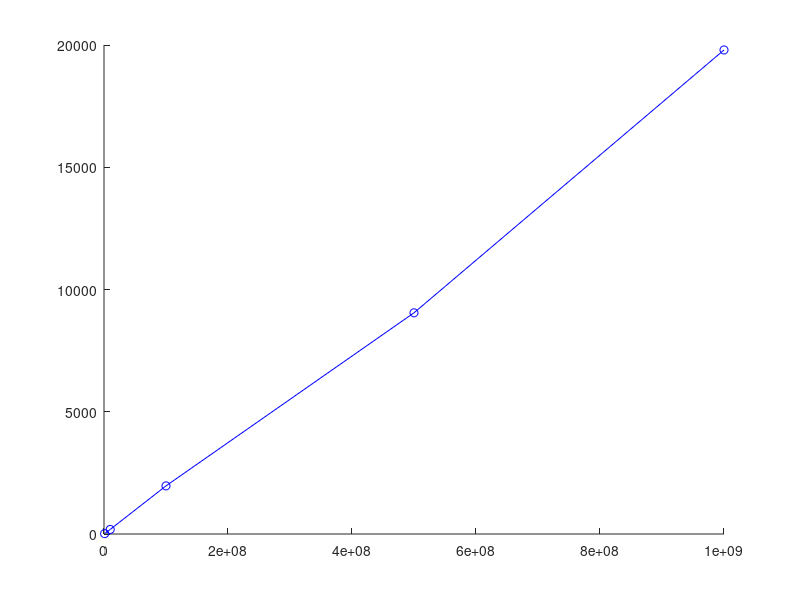

Recreate this plot in MATLAB.
% Graphing accessory for Runtime exploration

% Start by chaing the values in the array to those that you used. My 
% example shows 4 different values of n, with 4 corresponding runtimes
% output by the Java program.

% First, an array of values of n that you chose. For example:
n = [1E6, 1E7, 1E8, 5E8, 1E9]

% Then, an array of runtimes that you found. For example:
runtimes = [16, 187, 1968, 9047, 19797]

% Then, Matlab's plotting functions. It takes 2 to make a pretty graph:
hold on
plot(n, runtimes, 'b-') % plots the lines in blue (b)
plot(n, runtimes, 'bo') % plots the points

% You can add another plot to the same graph if you want. (No need to,
% though.)

% n2 = [1E8, 3E8, 7E8, 1E9]
% runtimes2 = [4000, 5000, 6000, 7000]
% plot(n2, runtimes2, 'r-')
% plot(n2, runtimes2, 'ro')

% And so on...

% Save a copy of the graph by choosing the graph's File/Save-as option.
% png is a nice file format to use because it is compressed, but loses 
% no info, unlike jpg.
